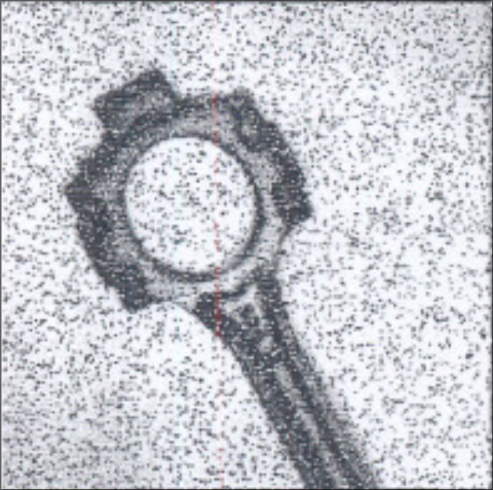
#> input picture assignments/assignment-3/input/input.png, 493 x 490 px
$ jupyter execute assignment-3.ipynb
#> lines starting #> are read from the running program, lines starting #| are printed output that depends on the picture
[cell 1]
import cv2 as cv
import matplotlib.pyplot as plt
import numpy as np

np.random.seed(0)

plt.rcParams['text.usetex'] = True
plt.rcParams['font.size'] = 12
plt.figsize = (10, 20)

# Helper Function
def display_image(image, title='Press Escape to Quit'):
    cv.imshow(title, image)
    # Press escape to close the image
    if cv.waitKey(0) & 0xff == 27:
        cv.destroyAllWindows()

1. On the following image, apply:
    - Mean (3x3)
    - Median (3x3)
    - Gaussian (5x5) filter $\sigma = 2$
    - Sharpening filter (as defined in my slide no. 19 of Lecture 04)

    Save the image after each type of filter along with original image (All 5 images on the one or two page) in a pdf file. Also provide details of the filters that you used in your answer.


[cell 2]
image = cv.imread("input/input.png", cv.IMREAD_GRAYSCALE)
#> image: shape (490, 493); min 26, max 254, mean 197.8

[cell 3]
def median_filter(image, kernel_size = 3):
    height, width = image.shape
    modified_image = np.zeros_like(image)

    for y in range(height):
        for x in range(width):
            neighborhood = image[y:y+kernel_size, x:x+kernel_size]
            modified_image[y, x] = np.median(neighborhood)

    return modified_image

def apply_kernel(image, kernel):
  height, width = image.shape
#> height = 490; width = 493
  kernel_height, kernel_width = kernel.shape
  pad_h, pad_w = kernel_height // 2, kernel_width // 2

  # Pad the entire image at once using edge padding
  padded_image = np.pad(image, ((pad_h, pad_h), (pad_w, pad_w)), mode='edge')
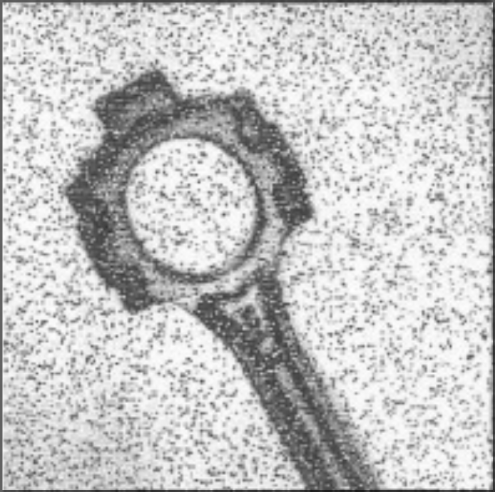
#> padded_image: shape (492, 495); min 26, max 254, mean 196.8
  modified_image = np.zeros_like(image)

  for y in range(height):
    for x in range(width):
      neighborhood = padded_image[y:y+kernel_height, x:x+kernel_width]
      modified_image[y, x] = np.sum(neighborhood * kernel)

  return modified_image

def create_gaussian_blur_kernel(size, sigma):
    half_block = size // 2
    one_d_kernel = np.exp(-np.arange(-half_block, half_block+1)**2 / (2 * sigma**2))
    two_d_kernel = np.outer(one_d_kernel, one_d_kernel)
    normalized_gaussian_kernel = two_d_kernel / np.sum(two_d_kernel)
    return normalized_gaussian_kernel
gaussian_kernel = create_gaussian_blur_kernel(5, 2)

[cell 4]
mean_kernel = np.ones((3, 3)) / 9
sharpening_kernel = np.diag([0, 2, 0]) - np.ones((3, 3)) / 9

[cell 5]
mean_image = apply_kernel(image, mean_kernel)
median_image = median_filter(image, 3)
#> after the loop in median_filter, `for y in range(height):`:
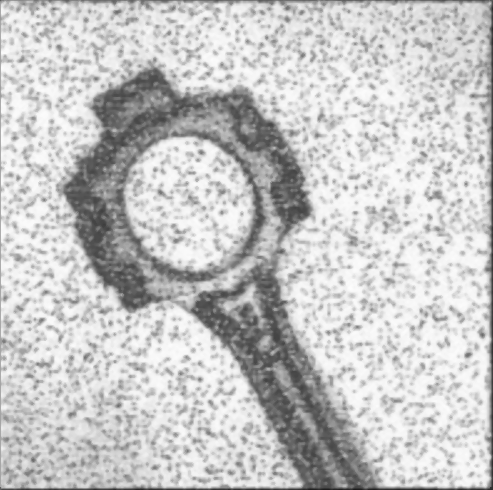
#> modified_image: shape (490, 493); min 28, max 253, mean 198.6
gaussian_image = apply_kernel(image, gaussian_kernel)
#> in apply_kernel (call 2), `padded_image = np.pad(image, ((pad_h, pad_h), (pad_w, pad_w)), mode='e..`:
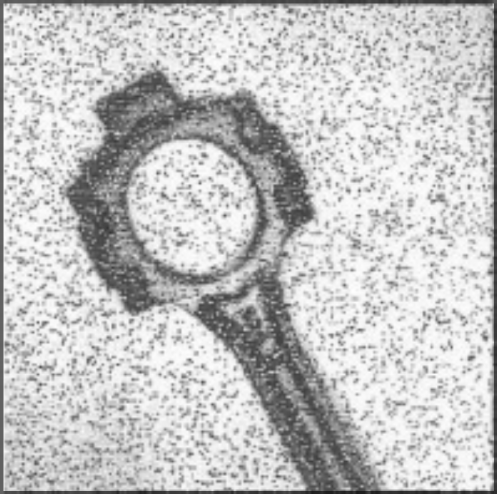
#> padded_image: shape (494, 497); min 26, max 254, mean 195.8
#> after the loop in apply_kernel (call 2), `for y in range(height):`:
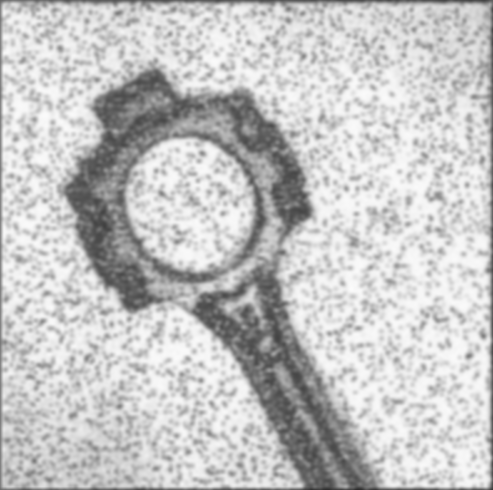
#> modified_image: shape (490, 493); min 45, max 251, mean 197.2
sharpened_image = apply_kernel(image, sharpening_kernel)
#> after the loop in apply_kernel (call 3), `for y in range(height):`:
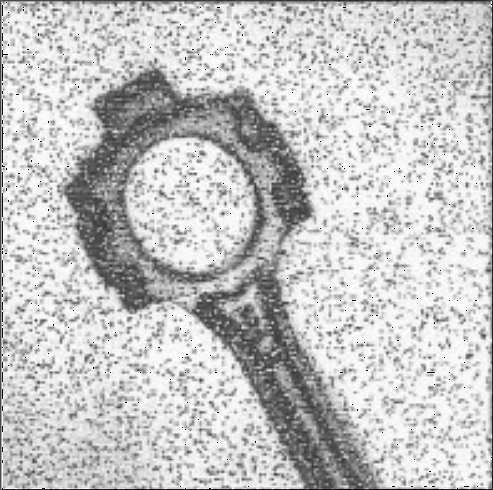
#> modified_image: shape (490, 493); min 0, max 255, mean 196.6
cv.imwrite("output/singular/mean.png", mean_image)
cv.imwrite("output/singular/median.png", median_image)
cv.imwrite("output/singular/gaussian.png", gaussian_image)
cv.imwrite("output/singular/sharpened.png", sharpened_image)
print("Done")

[cell 6]
# Incrementally adding the filters
cv.imwrite("output/incremental/0.identity.png", image)
incremental_image = apply_kernel(image, mean_kernel)
cv.imwrite("output/incremental/1.mean.png", incremental_image)
incremental_image = median_filter(incremental_image, 3)
cv.imwrite("output/incremental/2.median_mean.png", incremental_image)
incremental_image = apply_kernel(incremental_image, gaussian_kernel)
#> in apply_kernel (call 5), `padded_image = np.pad(image, ((pad_h, pad_h), (pad_w, pad_w)), mode='e..`:
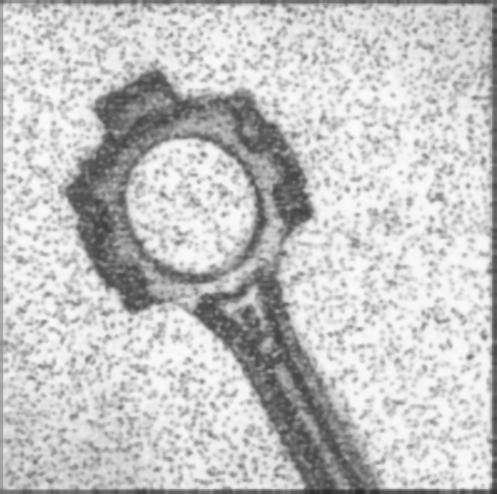
#> padded_image: shape (494, 497); min 43, max 252, mean 196.4
cv.imwrite("output/incremental/3.gaussian_median_mean.png", incremental_image)
incremental_image = apply_kernel(incremental_image, sharpening_kernel)
#> in apply_kernel (call 6), `padded_image = np.pad(image, ((pad_h, pad_h), (pad_w, pad_w)), mode='e..`:
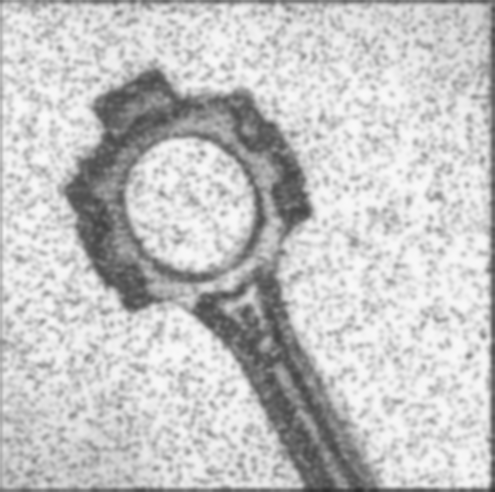
#> padded_image: shape (492, 495); min 47, max 250, mean 196.6
